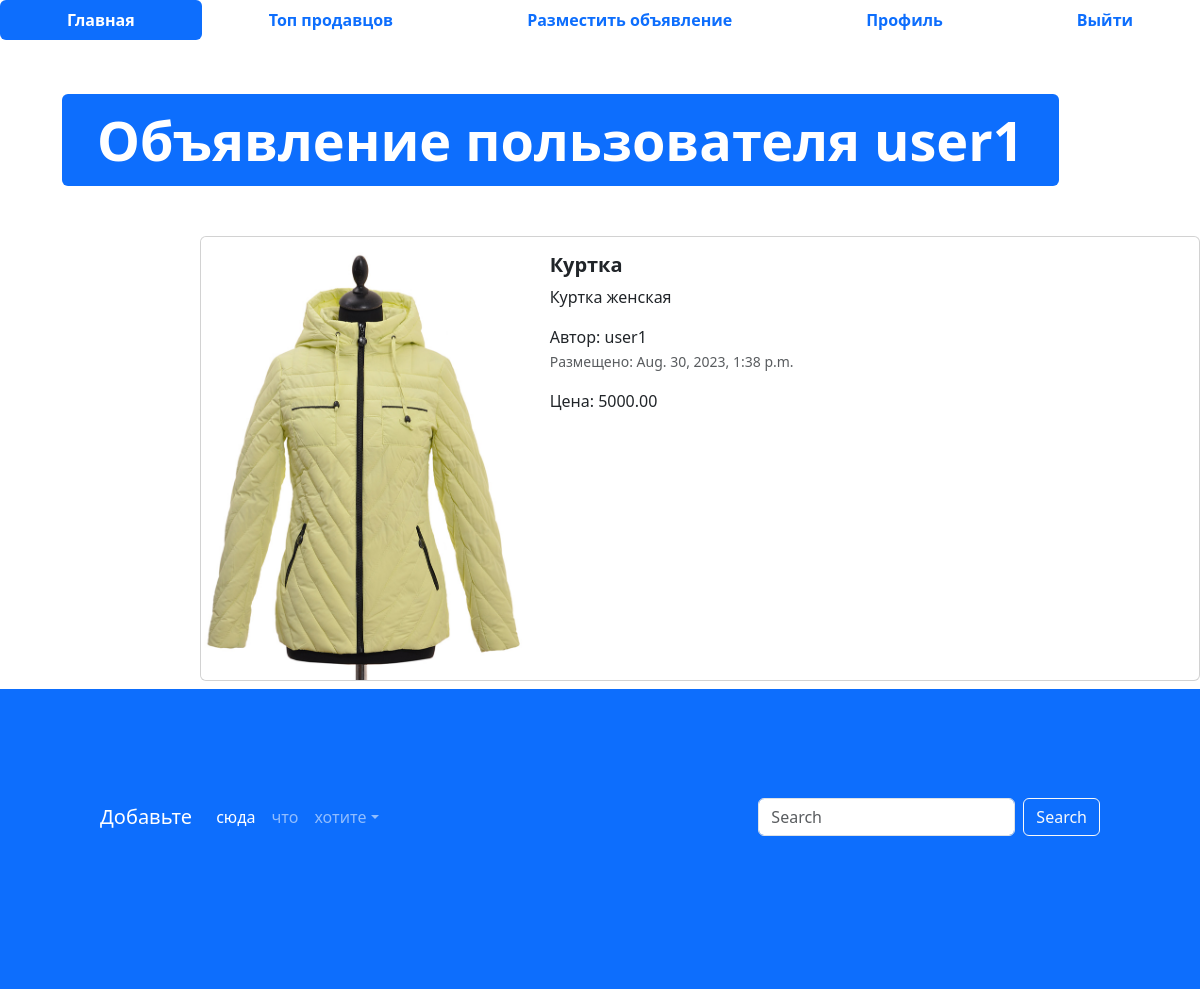
Screenshot of /advertisement/7 (signed in) with the database file from the repository.
### app_advs/models.py (models this page shows, shortened)
class Advertisement(models.Model):
    title = models.CharField(verbose_name='Заголовок', max_length=128)
    description = models.TextField(verbose_name='Описание')
    image = models.ImageField(verbose_name='Изображение', upload_to='advs/', null=True, blank=True)
    price = models.DecimalField(verbose_name='Цена', max_digits=10, decimal_places=2)
    auction = models.BooleanField(verbose_name='Торг', help_text='Отметье, уместен ли торг')
    created_at = models.DateTimeField(auto_now_add=True)
    updated_at = models.DateTimeField(auto_now=True)
    user = models.ForeignKey(User, on_delete=models.CASCADE, verbose_name='Пользователь')
    class Meta:
        db_table = 'advertisements'

### app_advs/views.py (the view)
# urls.py: path('advertisement/<int:pk>', adv, name='adv'),
@login_required(login_url=reverse_lazy('login'))
def adv(request, pk):
    advertisement = Advertisement.objects.get(id=pk)
    context = {'advertisement': advertisement}
    return render(request, 'app_advs/advertisement.html', context=context)

### templates/app_advs/advertisement.html (shortened to what this page needs)
{% extends 'base.html' %}
{% load static %}
{% block content %}
<ul class="nav nav-pills sticky-top bg-white nav-fill">
  <li class="nav-item">
    <a class="nav-link active" aria-current="page" href="{% url 'main_page' %}">
      <span style="font-weight: bold;">Главная</span>
    </a>
  </li>
  <li class="nav-item">
    <a class="nav-link" href="{% url 'top-sellers' %}"><span style="font-weight: bold;">Топ продавцов</span>
    </a>
  </li>
  <li class="nav-item">
    <a class="nav-link" href="{% url 'adv-post' %}">
      <span style="font-weight: bold;">Разместить объявление</span>
    </a>
  </li>
    {% if user.is_authenticated %}
      <li class="nav-item">
        <a class="nav-link" href="{% url 'profile' %}">
          <span style="font-weight: bold;">Профиль</span>
        </a>
      </li>
      <li class="nav-item">
        <a class="nav-link" href="{% url 'logout' %}">
          <span style="font-weight: bold;">Выйти</span>
        </a>
      </li>
  {% endif %}
</ul>
<div class="container" style="margin: 50px;">
  <div class="display-2">
    <span class="badge bg-primary">Объявление пользователя {{ advertisement.user }}</span>
  </div>
</div>
<div class="col offset-2">
  <div class="card mb-2" style="max-width: 1200px; margin-top: 20px;">
    <div class="row g-0">
      <div class="col-md-4">
        <a href="#" class="nav-link">
          <img src="{% if advertisement.image %}{{ advertisement.image.url }}{% else %}{% static 'img/adv.png' %}{%endif%}" class="img-fluid rounded-start" alt="Card title">
        </a>
      </div>
      <div class="col">
        <div class="card-body">
          <h5 class="card-title">
            <a href="#" class="nav-link"><strong>{{ advertisement.title }}</strong></a>
          </h5>
          <p class="card-text">
            {{ advertisement.description }}
          </p>
          <span>Автор: {{ advertisement.user }}</span>
          <p class="card-text"><small class="text-muted">Размещено: {{ advertisement.created_at }}</small></p>
          <p class="card-text">Цена: {{ advertisement.price }}</p>
        </div>
      </div>
    </div>
  </div>
</div>
<footer style="padding: 100px; min-height: 300px;" class="bg-primary">
  <nav class="navbar navbar-expand-sm navbar-dark">
    <a class="navbar-brand" href="#">Добавьте</a>
    <div class="collapse navbar-collapse" id="collapsibleNavId">
      <ul class="navbar-nav me-auto mt-2 mt-lg-0">
        <li class="nav-item">
          <a class="nav-link active" href="#" aria-current="page">сюда</a>
        </li>
        <li class="nav-item">
          <a class="nav-link" href="#">что</a>
        </li>
        <li class="nav-item dropdown">
          <a class="nav-link dropdown-toggle" href="#" id="dropdownId" data-bs-toggle="dropdown" aria-haspopup="true"
            aria-expanded="false">хотите</a>
        </li>
      </ul>
      <form class="d-flex my-2 my-lg-0">
        <input class="form-control me-sm-2" type="text" placeholder="Search">
        <button class="btn btn-outline-light my-2 my-sm-0" type="submit">Search</button>
      </form>
    </div>
  </nav>
</footer>
{% endblock %}

### rows the page displays
Advertisement: user "user1", image (picture), title "Куртка", description "Куртка женская", created_at "Aug. 30, 2023, 1:38 p.m.", price "5000.00"
